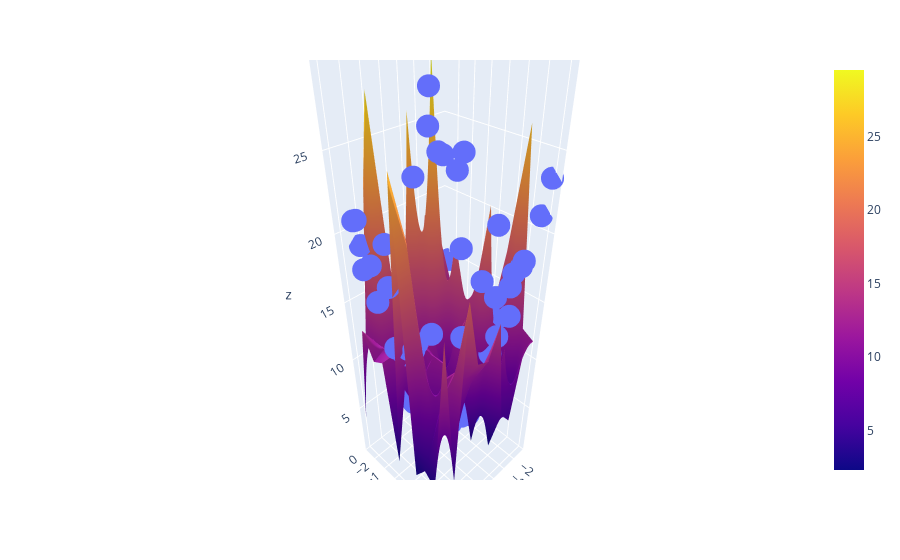

Notebook code for this chart:
### Code cell
fig = px.scatter_3d(x=x.ravel(), y=y.ravel(), z=z.ravel())

fig.add_trace(go.Surface(x=x_input, y=y_input, z = z_final))

fig.update_layout(scene=dict(zaxis = dict(range=[0,35])))

fig.show()
